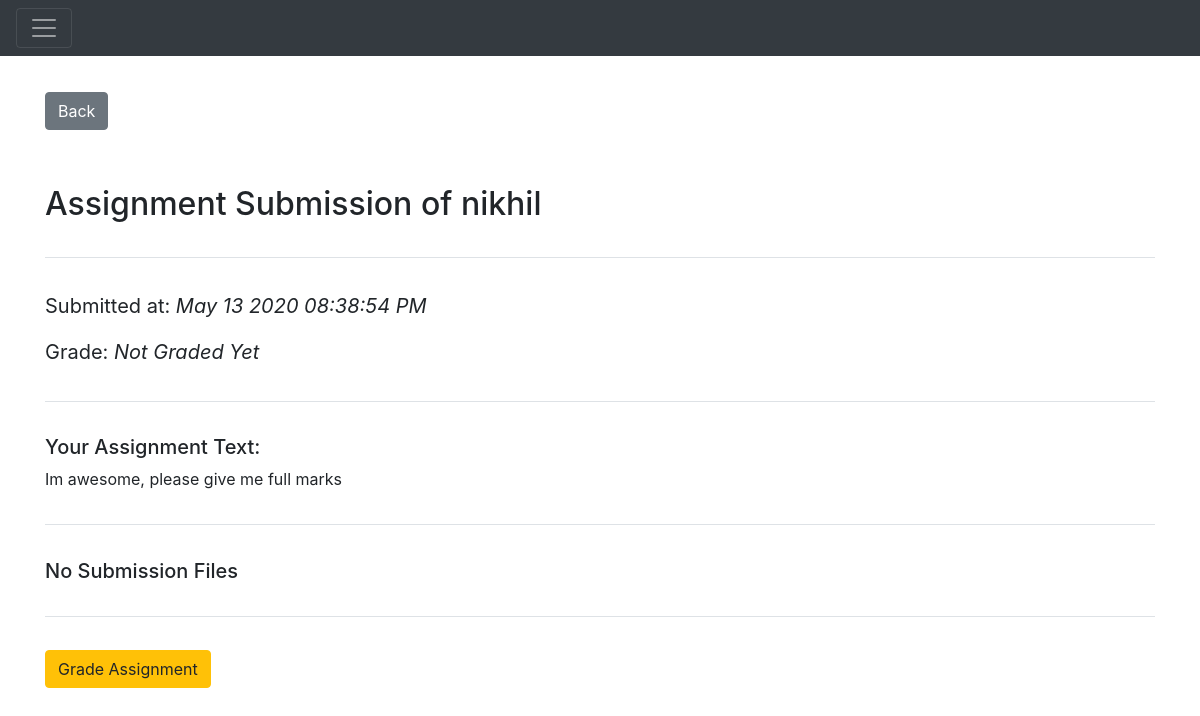
Before: /assignmentSubmission/detail/1 (signed in) with the older database file.
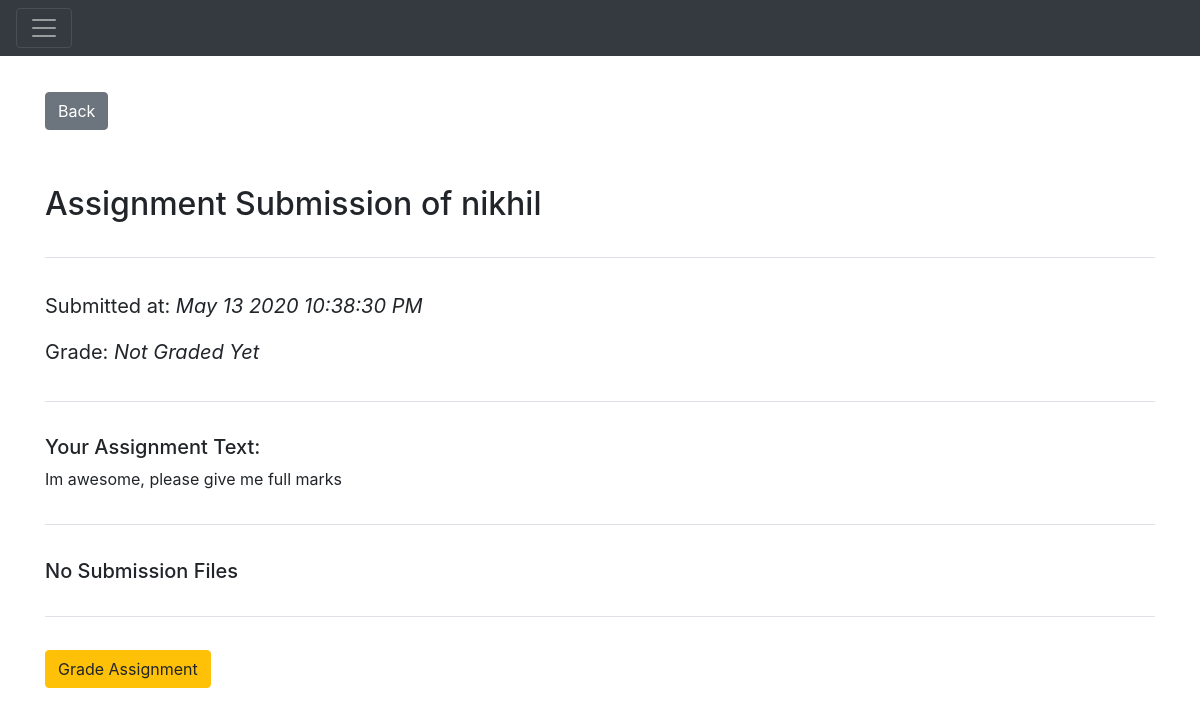
After: the same page with the newer database file.
### Application/models.py (models this page shows)
class AssignmentSubmission(db.Model):
    __tablename__ = "assignment_submissions"
    assignmentSubmissionId = db.Column(
        db.Integer,
        primary_key=True,
        autoincrement=True
    )
    submissionTime = db.Column(db.DateTime, default=datetime.datetime.utcnow())
    assignmentId = db.Column(db.Integer, db.ForeignKey('assignments.assignmentId'))
    assignment = relationship("Assignment")
    assignmentGrade = db.Column(db.String(20))
    userId = db.Column(db.Integer, db.ForeignKey('users.userId'))
    user = relationship("User")
    comment = db.Column(db.String(500))
    gradeReceived = db.Column(
        db.String(10)
    )

### Application/assignment_submissions.py (the view)
@app.route('/assignmentSubmission/detail/<id>')
@authenticate
def assignmentSubmissionDetail(id):
    print(id)
    assignmentSubmissionId = escape(id)
    submission = models.AssignmentSubmission.query.filter_by(assignmentSubmissionId=assignmentSubmissionId).first()
    isTeacher = models.Enrollment.query.filter_by(courseId=submission.assignment.courseId, userId=session[
        'id']).first().enrollmentRole == models.EnrollmentRole.Teacher
    return render_template('assignment_submission_detail.html',submission=submission,isTeacher=isTeacher)

### Application/templates/assignment_submission_detail.html (shortened to what this page needs)
{% extends 'main.html' %}
{% block head %}
{{ super() }}
{% endblock %}
{% block body %}
{{ super() }}
<div class="container" style="margin-top: 3%;">
    <a class="btn btn-secondary" href={{url_for('assignmentSubmission', id=submission.assignmentId) }}>Back</a>
    <div class="page-header" style="margin: 2% 0%; padding: 3% 0% 0% 0%;">
        <h2>Assignment Submission of {{ submission.user.name }} </h2>
    </div>
    <div class="border-top" style="margin: 3% 0%; padding: 3% 0% 0% 0%;">
        <blockquote class="blockquote">
            <p class="mb-0">Submitted at: <em>{{ submission.submissionTime.strftime("%b %d %Y %r") }}</em></p>
        </blockquote>
        <blockquote class="blockquote">
            <p class="mb-0">Grade:
                {% if submission.assignmentGrade is not none %}
                <em>{{ submission.assignmentGrade }}</em>
                {% else %}
                <em>Not Graded Yet</em>
                {% endif %}
            </p>
        </blockquote>
    </div>
    <div class="border-top" style="margin: 3% 0%; padding: 3% 0% 0% 0%;">
        <h5>Your Assignment Text:</h5>
        <p>{{ submission.comment }}</p>
    </div>
    <div class="border-top" style="margin: 3% 0%; padding: 3% 0% 0% 0%;">
        {% if submission.submissionFiles|length >= 1 %}
        <h5> Submission Files [Click to 💾]</h5>
        <div class="list-group">
            {% for file in submission.submissionFiles %}
            <a class="list-group-item list-group-item-action" href={{ url_for('downloadSubmission'
            ,id=file.submissionFileId) }}>{{ file.fileName }}</a>
        </div>
        {% endfor %}
        {% else %}
        <h5> No Submission Files</h5>
        {% endif %}
    </div>
    {% if isTeacher %}
    <div class="border-top" style="margin: 3% 0%; padding: 3% 0% 0% 0%;">
        <a class="btn btn-warning" href={{ url_for('gradeAssignmentSubmission',id=submission.assignmentSubmissionId) }}>
        Grade Assignment
        </a>
    </div>
    {% endif %}
</div>
{% endblock %}

Changed rows visible on the page:
changed AssignmentSubmission "Im awesome, please give me full marks": submissionTime "May 13 2020 08:38:54 PM" → "May 13 2020 10:38:30 PM"
